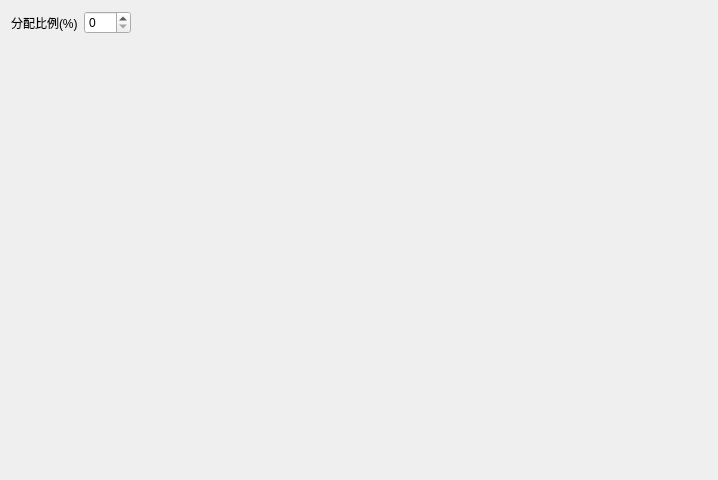
<?xml version="1.0" encoding="UTF-8"?>
<ui version="4.0">
 <class>Form</class>
 <widget class="QWidget" name="Form">
  <property name="geometry">
   <rect>
    <x>0</x>
    <y>0</y>
    <width>718</width>
    <height>480</height>
   </rect>
  </property>
  <property name="minimumSize">
   <size>
    <width>0</width>
    <height>0</height>
   </size>
  </property>
  <property name="windowTitle">
   <string>Form</string>
  </property>
  <property name="windowIcon">
   <iconset>
    <normaloff>../icon/ana.ico</normaloff>../icon/ana.ico</iconset>
  </property>
  <layout class="QVBoxLayout" name="verticalLayout">
   <item>
    <layout class="QHBoxLayout" name="horizontalLayout">
     <item>
      <widget class="QLabel" name="label">
       <property name="text">
        <string>分配比例(%)</string>
       </property>
      </widget>
     </item>
     <item>
      <widget class="QSpinBox" name="ratio">
       <property name="maximum">
        <number>100</number>
       </property>
      </widget>
     </item>
     <item>
      <spacer name="horizontalSpacer">
       <property name="orientation">
        <enum>Qt::Horizontal</enum>
       </property>
       <property name="sizeHint" stdset="0">
        <size>
         <width>508</width>
         <height>20</height>
        </size>
       </property>
      </spacer>
     </item>
    </layout>
   </item>
   <item>
    <spacer name="verticalSpacer">
     <property name="orientation">
      <enum>Qt::Vertical</enum>
     </property>
     <property name="sizeHint" stdset="0">
      <size>
       <width>20</width>
       <height>431</height>
      </size>
     </property>
    </spacer>
   </item>
  </layout>
 </widget>
 <resources/>
 <connections/>
</ui>
